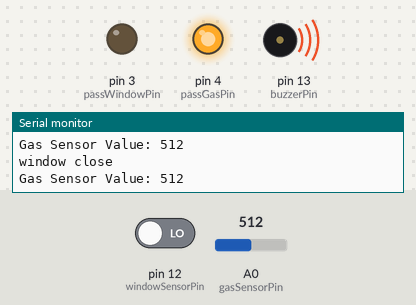
The sketch below on a simulated Arduino Uno, built with avr-gcc and run on an emulated ATmega328P. On the bench: output pins drawn as LEDs (lit = HIGH), buzzer (waves = sounding, pin HIGH), the last lines printed to the serial monitor. Inputs (shaded band) come from the test bench; at power-on: pin 12 (windowSensorPin) LOW, A0 (gasSensorPin) = 512.

Above: at 5.8 s.
5.9 s: pin 12 (windowSensorPin) driven HIGH
At 11.3 s:
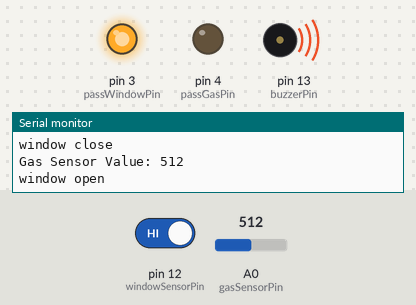
14.5 s: pin 12 (windowSensorPin) driven LOW
At 17.9 s:
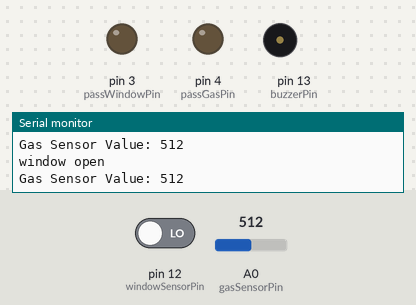
20.5 s: A0 (gasSensorPin) set to 110
At 22.9 s:
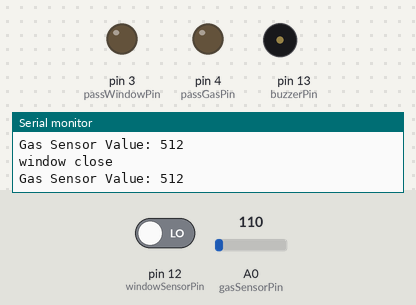
26.5 s: A0 (gasSensorPin) set to 134
At 27.9 s:
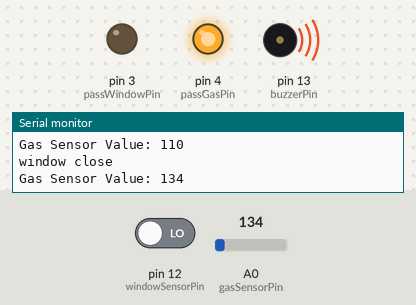
37.3 s: A0 (gasSensorPin) set to 0
At 40.3 s:
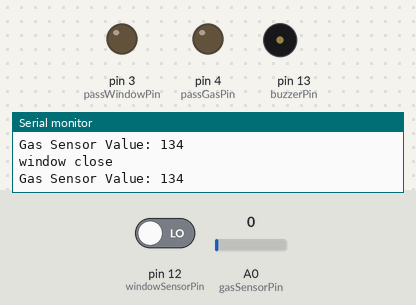
Timing chart, 0 to 41.8 s (numbered marks = the images above; inputs shaded):
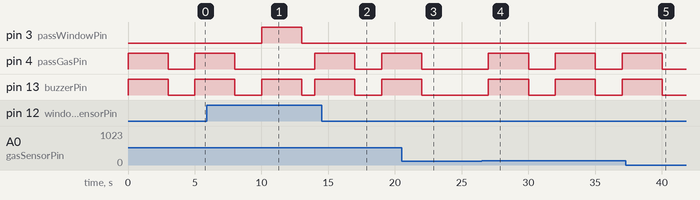

Measured:
- the behaviour switches between 120 and 121 on A0 (gasSensorPin) (found by bisection; images 3 and 4)
- after the input at 5.9 s, pin 3 (passWindowPin): LOW → HIGH after 4.1 s, → LOW 3.0 s later
- after the input at 14.5 s, pin 3 (passWindowPin): stays LOW (without the input it goes to HIGH after 4.5 s)
- after the input at 20.5 s, pin 4 (passGasPin), pin 13 (buzzerPin): goes on until 22.0 s, then stays LOW
- after the input at 26.5 s, pin 4 (passGasPin), pin 13 (buzzerPin): alternates HIGH for 3.0 s and LOW for 2.0 s, starting after 0.50 s
- after the input at 37.3 s, pin 4 (passGasPin), pin 13 (buzzerPin): goes on until 40.0 s, then stays LOW

The sketch:

gas___bazzer___window__clock.ino
```cpp
//com _05
#include <Wire.h>


// Define the analog pin connected to the MQ-2 sensor
const int gasSensorPin = A0; // Use GPIO 34 or another analog pin
// Define the pin connected to the buzzer
const int buzzerPin = 13;
// Define the window pin for the IR sensor
const int windowSensorPin = 12;
bool windowDetected = false;

const int passWindowPin = 3 ;
const int passGasPin = 4;

void setup() {
  Serial.begin(9600); // Initialize serial communication

  pinMode(gasSensorPin , INPUT); // Set the gas sensor pin as an input
  pinMode(buzzerPin , OUTPUT);
  pinMode(passWindowPin , OUTPUT);
  pinMode(passGasPin , OUTPUT);

   pinMode(windowSensorPin, INPUT);
}

void loop() {

  windowDetected = digitalRead(windowSensorPin);
  int gasValue = analogRead(gasSensorPin); // Read the analog value from the sensor

  //window
  if (windowDetected) {
    Serial.println("window open");

       digitalWrite(buzzerPin, HIGH);
       digitalWrite(passWindowPin, HIGH);
      delay(3000); // Wait for 1 second (1000 milliseconds)
      digitalWrite(passWindowPin, LOW);

  // Turn the buzzer off
      digitalWrite(buzzerPin, LOW);
      delay(1000); // Wait for 1 second (1000 milliseconds)

  } else {
    Serial.println("window close");
  }


  Serial.print("Gas Sensor Value: ");
  Serial.println(gasValue); // Display the raw analog value

  if (gasValue>120){
       digitalWrite(buzzerPin, HIGH);
       digitalWrite(passGasPin, HIGH);
      delay(3000); // Wait for 1 second (1000 milliseconds)
      digitalWrite(passGasPin, LOW);

  // Turn the buzzer off
      digitalWrite(buzzerPin, LOW);
      delay(1000); // Wait for 1 second (1000 milliseconds)
    }

  delay(1000); // Wait for a second before the next reading
}
```
